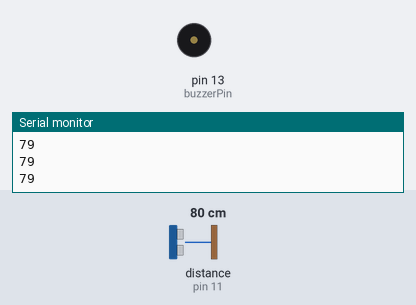
Simulated run of this sketch. Board: Arduino Uno, built with avr-gcc and run on an emulated ATmega328P. Parts: buzzer (waves = sounding, pin HIGH), the last lines printed to the serial monitor. Wiring (inferred from the names in the program): ultrasonic range finder: trigger pin 12; echo pin 11. The inputs (shaded band) are chosen by the test bench; at power-on: distance to the obstacle (sensor on pin 11) 80 cm. The echo pulse lasts 58.3 µs per cm; pins used as bus, display or sensor lines are not drawn.

Above: at 1.3 s.
1.4 s: distance to the obstacle (sensor on pin 11) set to 7 cm
2.9 s: distance to the obstacle (sensor on pin 11) set to 4 cm
At 3.07 s:
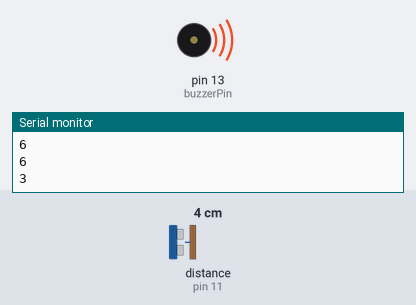
5.9 s: distance to the obstacle (sensor on pin 11) set to 9 cm
At 6.5 s:
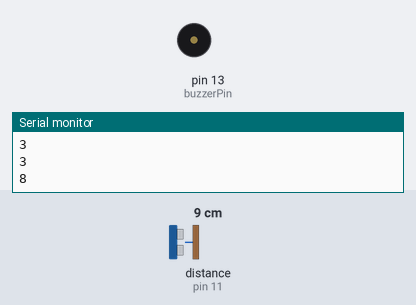
7.4 s: distance to the obstacle (sensor on pin 11) set to 2 cm
At 8.0 s:
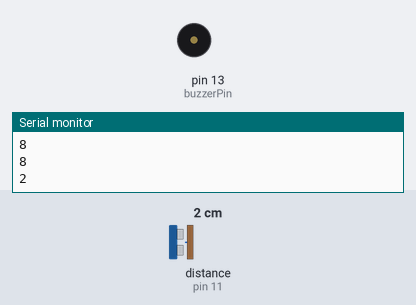
Timing chart, 0 to 11.4 s (numbered marks = the images above; inputs shaded):
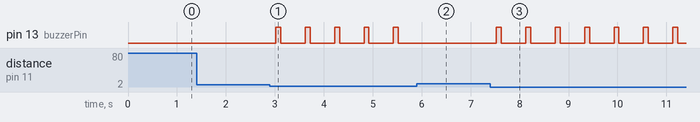

The sketch:

mission4.ino
```cpp
const int TRIG_PIN = 12;// pin triger sensor ultrasonic di koneksikan ke pin 12 pada arduino
const int ECHO_PIN = 11;// pin echo sensor ultrasonic di koneksikan ke pin 11 pada arduino
const int buzzerPin= 13;

void setup() {
   Serial.begin(9600);

    pinMode(TRIG_PIN, OUTPUT);
    pinMode(ECHO_PIN, INPUT);
    pinMode(buzzerPin, OUTPUT);//
}

void loop(){
    long duration, distanceCm;

    digitalWrite(TRIG_PIN, LOW);
    delayMicroseconds(2);
    digitalWrite(TRIG_PIN, HIGH);
    delayMicroseconds(10);
    digitalWrite(TRIG_PIN, LOW);

    duration = pulseIn(ECHO_PIN, HIGH);

    distanceCm = duration / 58.8;

    Serial.println(distanceCm);
    if (distanceCm < 5) {
        digitalWrite(buzzerPin, HIGH);
        delay(100);
        digitalWrite(buzzerPin, LOW);
    }
    delay(500);
}
```

Measured:
- the behaviour switches between 6 and 5 cm on distance to the obstacle (sensor on pin 11) (found by bisection; images 0 and 1)
- after the input at 2.9 s, pin 13 (buzzerPin): alternates HIGH for 0.10 s and LOW for 0.50 s, starting after 0.12 s
- after the input at 5.9 s, pin 13 (buzzerPin): stops changing and stays LOW
- after the input at 7.4 s, pin 13 (buzzerPin): alternates HIGH for 0.10 s and LOW for 0.50 s, starting after 0.13 s
